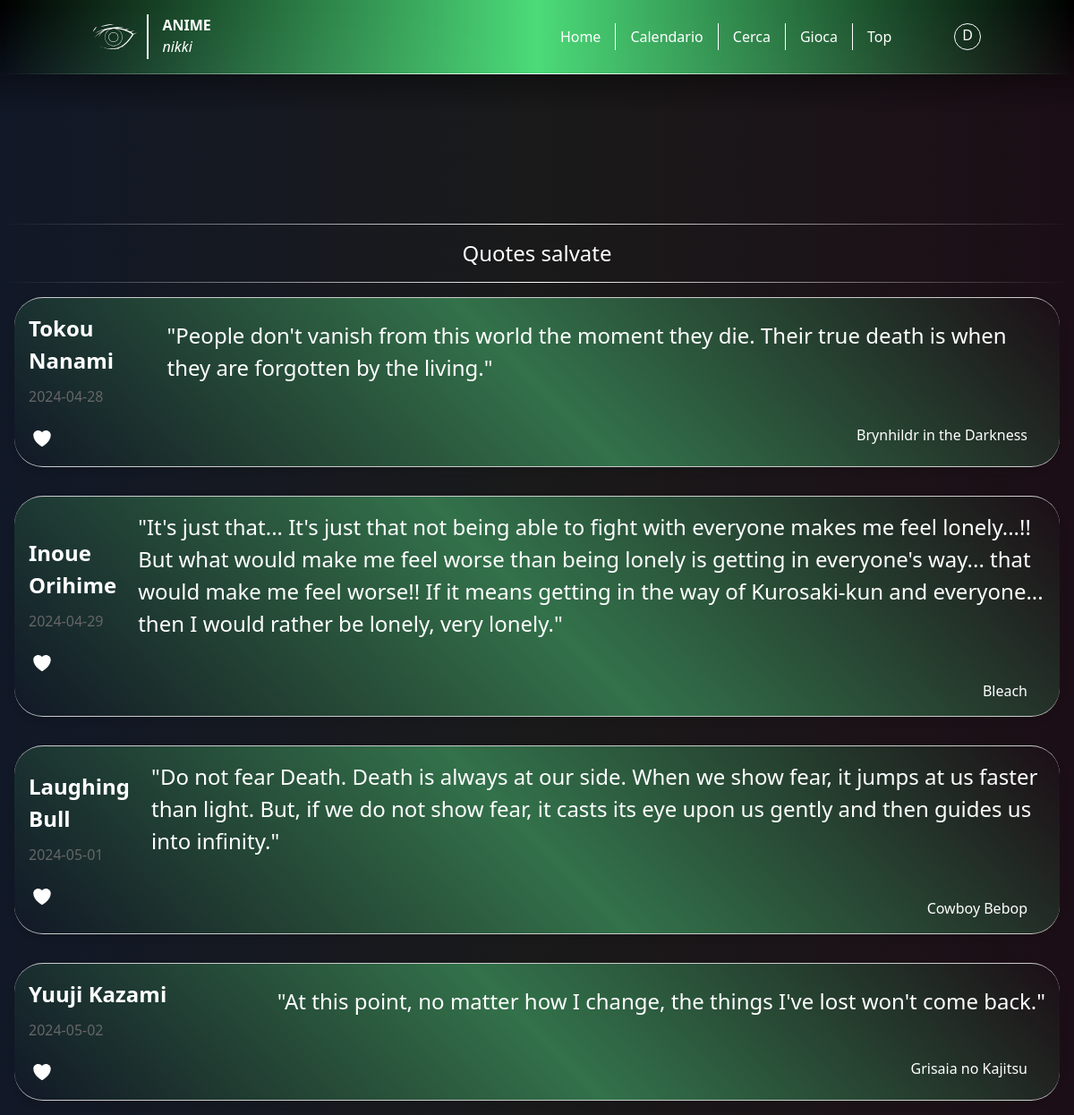
Before: /favquotes (signed in) with the older database file.
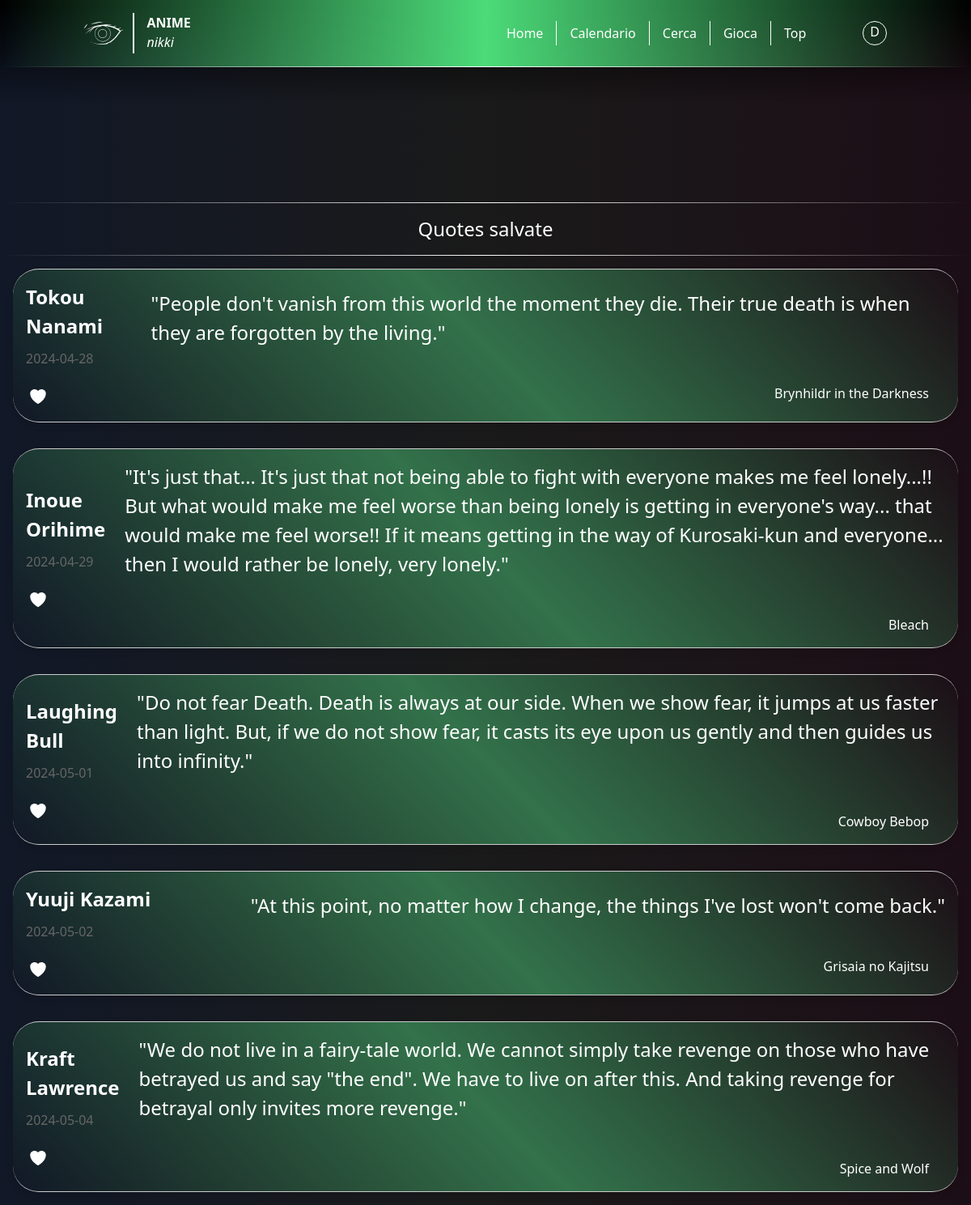
After: the same page with the newer database file.
### tables this page shows
CREATE TABLE user_quotes (
    user_id INTEGER,
    quote_id INTEGER,
    PRIMARY KEY (user_id, quote_id),
    FOREIGN KEY (user_id) REFERENCES users(id),
    FOREIGN KEY (quote_id) REFERENCES quotes(quote_id)
);

CREATE TABLE quotes (
    quote_id INTEGER PRIMARY KEY AUTOINCREMENT,
    user_id INTEGER,
    anime TEXT,
    character VARCHAR(32),
    quote TEXT,
    date DATE DEFAULT CURRENT_DATE,
    FOREIGN KEY (user_id) REFERENCES users(user_id)
);

### app.py (the view)
@app.route('/favquotes')
def favquotes():
    conn = sq.connect('anime.sqlite3')
    cur = conn.cursor()
    cur.execute('''
                SELECT * FROM quotes
                    JOIN user_quotes ON quotes.quote_id = user_quotes.quote_id
                WHERE
                    user_quotes.user_id = ?
                ''', (session.get('username'),))
    data = cur.fetchall()
    conn.close()
    data = [list(row) for row in data]
    formatted_data = [{'id': row[0], 'anime': row[2], 'character': row[3], 'quote': row[4], 'date': row[5]} for row in data]
    return render_template('favquotes.html', data=formatted_data, username=session.get('username', None))

### templates/favquotes.html (shortened to what this page needs)
<!DOCTYPE html>
<html lang="en">
<head>
    <script src="https://cdn.tailwindcss.com"></script>
    <link rel="stylesheet" href="../static/css/home.css">
</head>
<body>
    {% include 'headerq.html' %}
    <main>
        <div class="home-spacing"></div>
        <div class="anime-fullcontainer">
            <div class="separator"></div>
            <h1 class="flex justify-center py-4 title text-2xl">Quotes salvate</h1>
            <div class="separator"></div>
            {% for item in data %}
                <div class="card">
                    <div class="basic-info">
                        <div class="title-date">
                            <div class="anime-title">
                                <h1 id="character-source">{{item.character}}</h1>
                            </div>
                        </div>
                        <div class="anime-description">
                            <p id="date"> {{item.date}}</p>
                        </div>
                        <div class="favourites">
                            <button class="favourite-btn" onclick="switchIcon(this)" id="{{item.id}}" data-user="{{username}}">
                            </button>
                        </div>
                    </div>
                    <div class="genres">
                        <div class="anime-info info-genres">
                            <h3 id="anime-quote">"{{ item.quote }}"</h3>
                        </div>
                        <h2 class="text-right px-5"><a href="{{url_for('get_item_by_name', name=item.anime, is_anime=true)}}">{{item.anime}}</a></h2>
                    </div>
                </div>
            {% endfor %}
        </div>
    </main>
</body>
</html>

### templates/headerq.html (shortened to what this page needs)
<nav class="quote-nav">
    <div class="container mx-auto px-4">
        <div class="flex items-center justify-between py-4">
            <div class="logo">
                <div id="svg-container"></div>
                <div class="headerDivider"></div>
                <div class="logo-name">
                    <h1 class="ali anime text-white-600">ANIME</h1>
                    <h1 class="ali nikki">nikki</h1>
                </div>
            </div>
            <ul class="flex-container space-x-4">
                <li><a href="{{url_for('home')}}" class="text-white hover:text-gray-200">Home</a></li>
                <li><a href="{{url_for('calendar')}}" class="text-white hover:text-gray-200">Calendario</a></li>
                <li><a href="{{url_for('search')}}" class="text-white hover:text-gray-200">Cerca</a></li>
                <li><a href="{{url_for('newgame')}}" class="text-white hover:text-gray-200">Gioca</a></li>
                <li>
                    <div class="sidebar">
                        <a href="" class="text-white hover:text-gray-200">Top</a>
                    </div>
                </li>
                <li>
                    <div class="user-sidebar">
                        <div class="username-circle">{{ username[0] }}</div>
                    </div>
                </li>
            </ul>
        </div>
    </div>
    <div class="separator"></div>
</nav>
<div class="nav-shadow pointer-events-none"></div>

### static/css/home.css (style rules this page uses)
body { background: linear-gradient(90deg, #111827, #1a1a1a, #1c0e16) no-repeat; background-attachment: fixed; background-size: cover; color: #ffffff; }
.headerDivider { border-left: 0.5px solid; border-right: 0.5px solid; height: 50px; }
svg { width: 100%; height: 100%; animation: fadeIn 1s; }
#svg-container { width: 50px; height: 50px; }
.logo { width: 100%; height: 100%; display: flex; gap: 10px; color: #ffffff; }
.anime { animation: fadeIn-translate 1s; font-weight: bolder; transform: translateX(10%); }
.nikki { animation: fadeIn-translate 1.5s; transform: translateX(10%); font-style: italic; }
.logo-name { vertical-align: middle; }
nav { background: linear-gradient(90deg, #111827, transparent, transparent, transparent, transparent, #111827) no-repeat; width: 100%; position: fixed; box-shadow: #111827; z-index: 20; }
.separator { background: linear-gradient(90deg, transparent, white, transparent); height: 1px; padding: 0 10px; }
.flex-container { display: flex; list-style: none; padding: 0; align-items: center; }
.card { border: 1px solid #ccc; background: linear-gradient(45deg, transparent, #181D3C, transparent); border-radius: 32px; border-left: 0px; border-right: 0px; padding: 16px; margin-bottom: 16px; box-shadow: 0 4px 8px rgba(0, 0, 0, 0.1); transition: box-shadow 0.3s ease; display: flex; justify-content: left; align-items: center; }
.card h3, .card2 h3 { font-size: 1.5rem; margin-bottom: 8px; }
.card p, .card2 p { font-size: 1rem; color: #666; }
.title-date { display: flex; justify-content: space-between; align-items: center; }
.anime-fullcontainer { display: flex; flex-direction: column; width: 100%; left: 0px; }
.nav-shadow { z-index: 15; position: fixed; width: 100%; height: 250px; background: linear-gradient(#000000, transparent, transparent); }
.home-spacing { z-index: 0; position: relative; width: 100%; height: 250px; background: transparent; }
.title { width: 100%; text-align: center; animation: fadeIn-translate2 1s; }
.quote-nav { background: linear-gradient(90deg, transparent, #4cdb79, transparent); }
.favourites { width: 30px; height: 30px; }

Changed rows visible on the page:
added user_quotes: character "Kraft Lawrence", date "2024-05-04", quote "We do not live in a fairy-tale world. We cannot simply take revenge on those who have betrayed us and say \"the end\". We have to live on after this. And taking revenge for betrayal only invites more revenge.", anime "Spice and Wolf"
